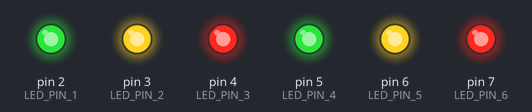
A sketch run on a simulated Arduino Uno, built with avr-gcc and run on an emulated ATmega328P. On the bench: output pins drawn as LEDs (lit = HIGH).

Above: at 0.5 s.
At 2.5 s:
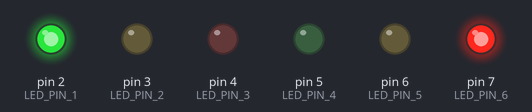
At 3.5 s:
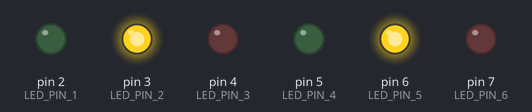
At 6.5 s:
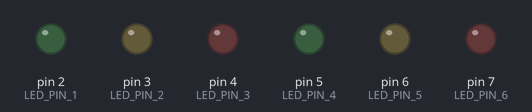
At 14.5 s:
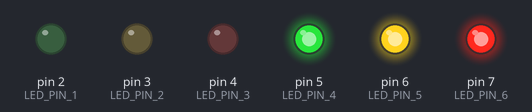
At 21.9 s:
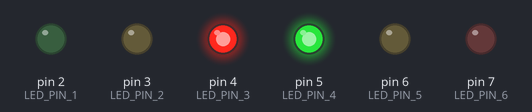
Timing chart, 0 to 22.6 s (numbered marks = the images above):
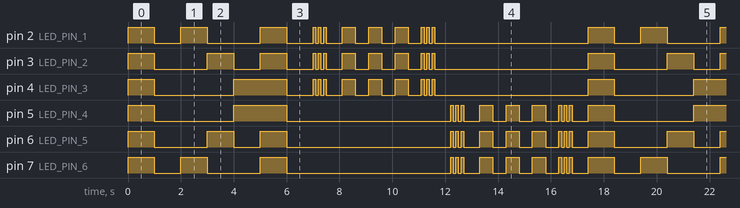

The sketch:

TrafficLight.ino
```cpp
// Wala akong breadboard kaya ganyan na lang muna HAHAHAH

#include "LED.h"
#include "TrafficLight.h"

#define LED_PIN_1 2
#define LED_PIN_2 3
#define LED_PIN_3 4
#define LED_PIN_4 5
#define LED_PIN_5 6
#define LED_PIN_6 7

#define SHORT 100
#define LONG 500

TrafficLight *t1;
TrafficLight *t2;

void setup()
{
    t1 = new TrafficLight(LED_PIN_1, LED_PIN_2, LED_PIN_3);
    t2 = new TrafficLight(LED_PIN_4, LED_PIN_5, LED_PIN_6);
}

void loop()
{
    testTraffic1(t1, t2);
    testTraffic2(t1, t2);
    testSOS(t1, t2);
}

void testLED(LED *led)
{
    led->on();
    delay(1000);
    led->off();
    delay(1000);
}

void shortBlink(TrafficLight *t)
{
    t->onAll();
    delay(SHORT);
    t->offAll();
    delay(SHORT);
}

void longBlink(TrafficLight *t)
{
    t->onAll();
    delay(LONG);
    t->offAll();
    delay(LONG);
}

void testTraffic1(TrafficLight *t1, TrafficLight *t2)
{
    t1->onAll();
    t2->onAll();
    delay(1000);
    t1->offAll();
    t2->offAll();
    delay(1000);
}

void testTraffic2(TrafficLight *t1, TrafficLight *t2)
{
    // T1: RED, T2: GREEN
    t1->red->on();
    t1->green->off();
    t1->yellow->off();
    t2->red->off();
    t2->green->off();
    t2->yellow->on();
    delay(1000);

    // T1: YELLOW, T2: YELLOW
    t1->red->off();
    t1->green->on();
    t1->yellow->off();
    t2->red->off();
    t2->green->on();
    t2->yellow->off();
    delay(1000);

    // T1: GREEN, T2: RED
    t1->red->off();
    t1->green->off();
    t1->yellow->on();
    t2->red->on();
    t2->green->off();
    t2->yellow->off();
    delay(1000);

    testTraffic1(t1, t2);
}

void testSOS(TrafficLight *t1, TrafficLight *t2)
{
    // T1: 3X SHORT BLINK -> 3X LONG BLINK -> 3X SHORT BLINK
    t2->offAll();
    SOS(t1);
    // T2: 3X SHORT BLINK -> 3X LONG BLINK -> 3X SHORT BLINK
    t1->offAll();
    SOS(t2);
}

void SOS(TrafficLight *t)
{
    for (int i = 0; i < 3; i++)
    {
        shortBlink(t);
    }
    delay(500);
    for (int i = 0; i < 3; i++)
    {
        longBlink(t);
    }
    for (int i = 0; i < 3; i++)
    {
        shortBlink(t);
    }
    delay(500);
}
```

LED.cpp
```cpp
#include "LED.h"

LED::LED(byte pin)
{
    this->pin = pin;
    init();
}

void LED::init()
{
    pinMode(pin, OUTPUT);
    off();
}

void LED::off()
{
    digitalWrite(pin, LOW);
}

void LED::on()
{
    digitalWrite(pin, HIGH);
}
```

LED.h
```cpp
#ifndef LED_H
#define LED_H

#include <ArduinoJson.h>

class LED
{
private:
    byte pin;

public:
    LED(byte pin);
    void init();
    void on();
    void off();
};

#endif
```

TrafficLight.cpp
```cpp
#include "TrafficLight.h"

TrafficLight::TrafficLight(byte red, byte green, byte yellow)
{
    this->red = new LED(red);
    this->green = new LED(green);
    this->yellow = new LED(yellow);
}

void TrafficLight::onAll()
{
    red->on();
    green->on();
    yellow->on();
}

void TrafficLight::offAll()
{
    red->off();
    green->off();
    yellow->off();
}
```

TrafficLight.h
```cpp
#ifndef TrafficLight_H
#define TrafficLight_H

#include <ArduinoJson.h>
#include "LED.h"

class TrafficLight
{
public:
    LED *red;
    LED *green;
    LED *yellow;

    TrafficLight(byte red, byte green, byte yellow);
    void onAll();
    void offAll();
};

#endif
```

Measured:
- by itself, pin 2 (LED_PIN_1), pin 3 (LED_PIN_2), pin 4 (LED_PIN_3), pin 5 (LED_PIN_4), pin 6 (LED_PIN_5), pin 7 (LED_PIN_6): moves between LOW and HIGH, repeating every 17.4 s
- by itself, everything shown: repeats every 17.4 s, in 43 steps
